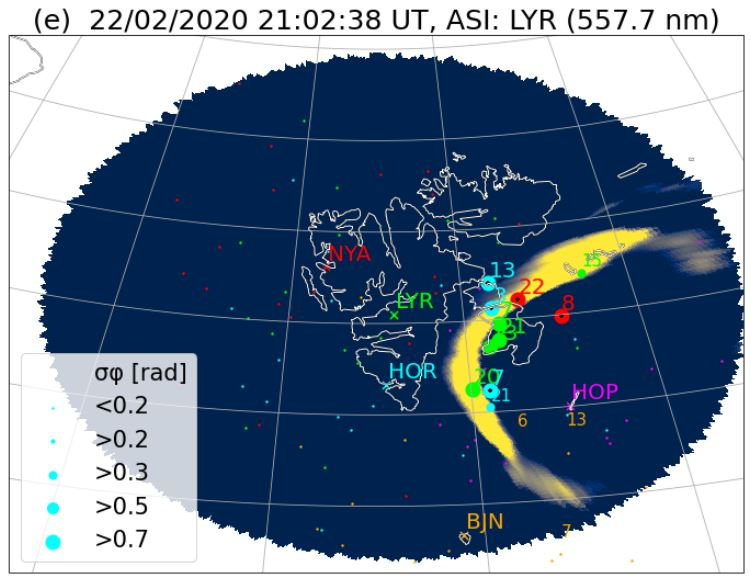
#> input picture nordlys3.JPG, 751 x 577 px, found by its file name
$ python threshold_segmentation.py
#> lines starting #> are read from the running program, lines starting #| are printed output that depends on the picture; after the words box and inside, x2 and y2 are one past the last pixel; in counts of white or black regions, pixels touching at a corner belong together
# SEGMENTATION
import numpy as np
import cv2
from matplotlib import pyplot as plt

#In Otsu’s Segmentation, the input image is first processed, and then we try
#to obtain the histogram of the image, which will show the distribution of
#pixels in the image. Here we focus on peak value. The next step is to compute
# the threshold value and compare it with the image pixels. Set the pixel to
# white; if they are greater than the threshold else, set it to black.

#Thus, it performs automatic thresholding. This method is not suitable for
#noisy images. Applications include scanning documents, recognizing patterns.


img = cv2.imread(r'nordlys3.jpg')
#> img is the input picture: shape (577, 751, 3); mean B, G, R 144.6, 123.4, 104.3
b,g,r = cv2.split(img)
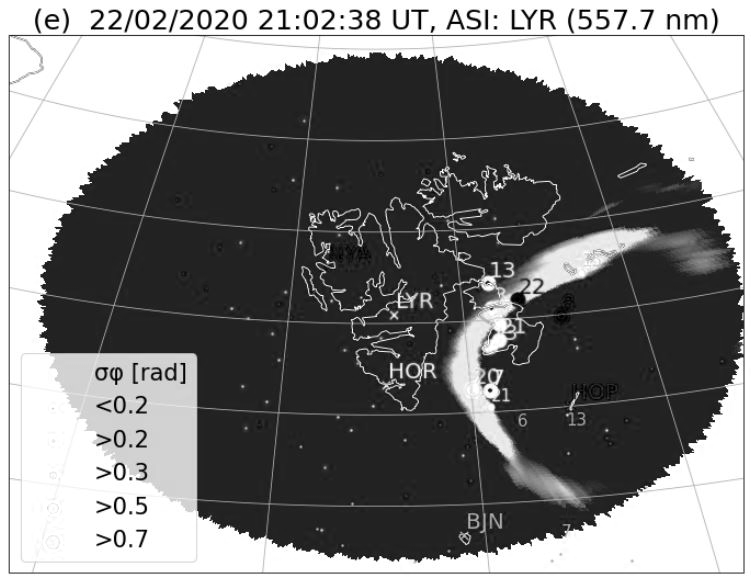
#> g: shape (577, 751); min 0, max 255, mean 123.4
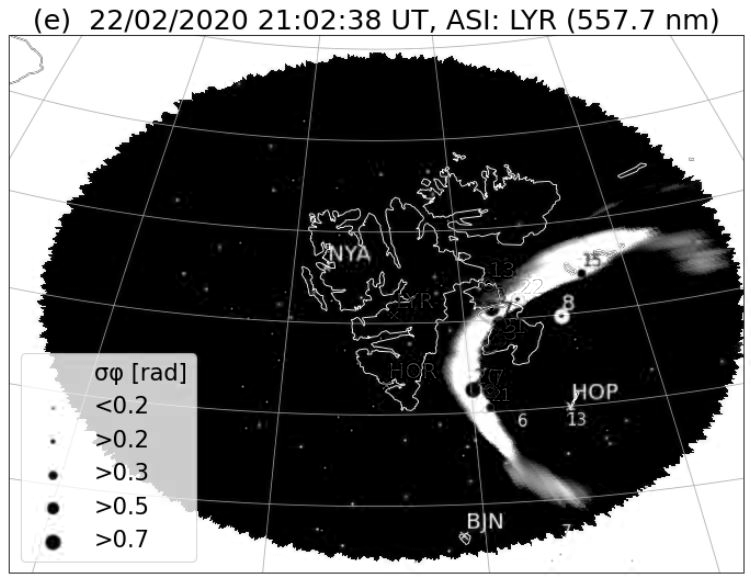
#> r: shape (577, 751); min 0, max 255, mean 104.3
rgb_img = cv2.merge([r,g,b])
gray = cv2.cvtColor(img,cv2.COLOR_BGR2GRAY)
ret, thresh = cv2.threshold(gray,0,255,cv2.THRESH_BINARY_INV+cv2.THRESH_OTSU)
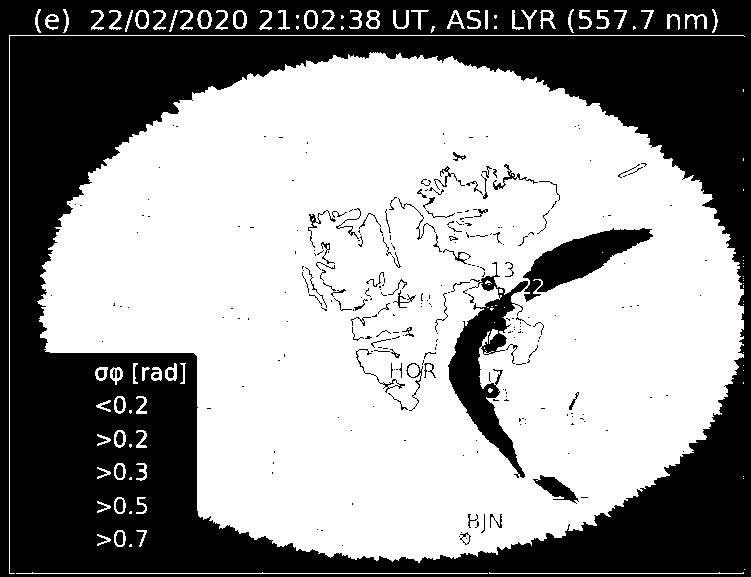
#> thresh: shape (577, 751); 59.2% white; 294 black regions (213 under 20 px), largest, box (x1, y1, x2, y2) and area: (0, 0, 751, 577) 162469, (448, 262, 528, 478) 5401, (523, 228, 653, 302) 3805
#> ret = 138
# noise removal
kernel = np.ones((2,2),np.uint8)
#opening = cv2.morphologyEx(thresh,cv2.MORPH_OPEN,kernel, iterations = 2)
closing = cv2.morphologyEx(thresh,cv2.MORPH_CLOSE,kernel, iterations = 2)
#> closing: shape (577, 751); 60.2% white; 42 black regions (18 under 20 px), largest, box (x1, y1, x2, y2) and area: (0, 0, 751, 577) 161880, (451, 283, 530, 479) 4704, (526, 230, 654, 303) 3774
# sure background area
sure_bg = cv2.dilate(closing,kernel,iterations=3)
#> sure_bg: shape (577, 751); 64.8% white; 34 black regions (18 under 20 px), largest, box (x1, y1, x2, y2) and area: (0, 0, 751, 577) 145129, (454, 298, 524, 476) 3489, (530, 234, 652, 294) 2984
# Finding sure foreground area
dist_transform = cv2.distanceTransform(sure_bg,cv2.DIST_L2,3)
# Threshold
ret, sure_fg = cv2.threshold(dist_transform,0.1*dist_transform.max(),255,0)
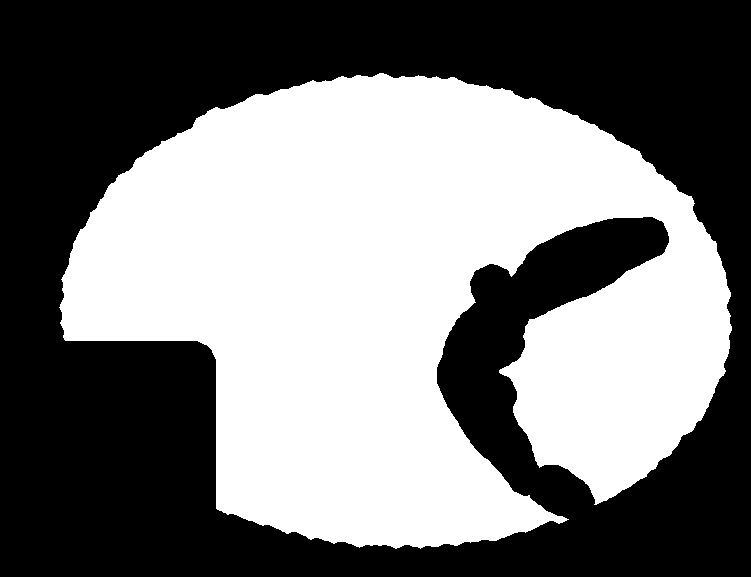
#> sure_fg: shape (577, 751) float32; 47.7% white; 1 white region, box (x1, y1, x2, y2) and area: (59, 73, 732, 549) 206706
#> ret = 17.09
# Finding unknown region
sure_fg = np.uint8(sure_fg)
unknown = cv2.subtract(sure_bg,sure_fg)
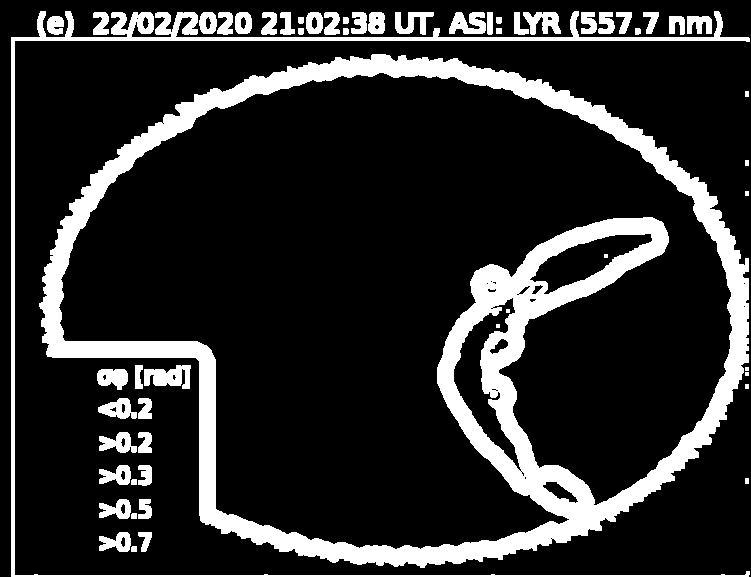
#> unknown: shape (577, 751); 17.1% white; 57 white regions (5 under 20 px), largest, box (x1, y1, x2, y2) and area: (39, 54, 749, 568) 53669, (11, 11, 750, 577) 8727, (144, 365, 191, 389) 751
# Marker labelling
ret, markers = cv2.connectedComponents(sure_fg)
#> ret = 2
# Add one to all labels so that sure background is not 0, but 1
markers = markers+1
# Now, mark the region of unknown with zero
markers[unknown==255] = 0
markers = cv2.watershed(img,markers)
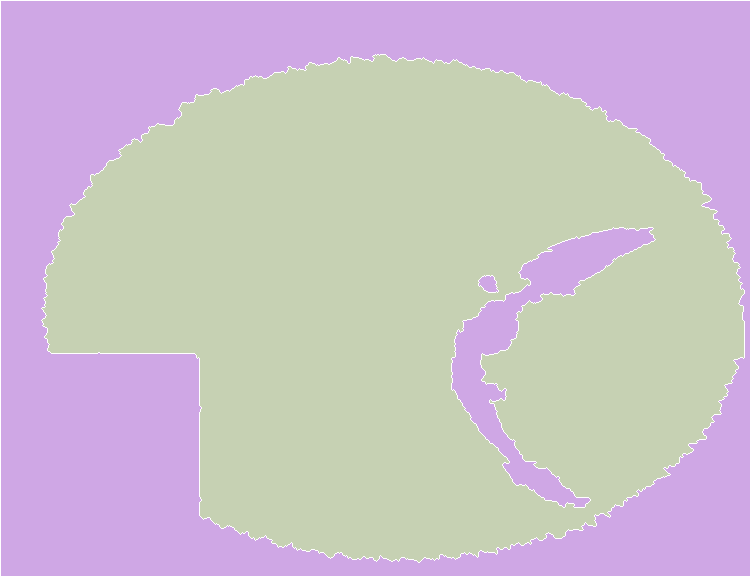
#> markers: shape (577, 751) int32; 3 distinct labels, from -1 to 2; one colour per label, 0 black, -1 white
img[markers == -1] = [255,0,0]
#> img: shape (577, 751, 3); 1.37% of pixels changed, all inside (x1, y1, x2, y2) = (0, 0, 751, 577)
plt.subplot(211),plt.imshow(rgb_img)
plt.title('Input Image'), plt.xticks([]), plt.yticks([])
plt.subplot(212),plt.imshow(thresh, 'gray')
plt.imsave(r'thresh.png',thresh)
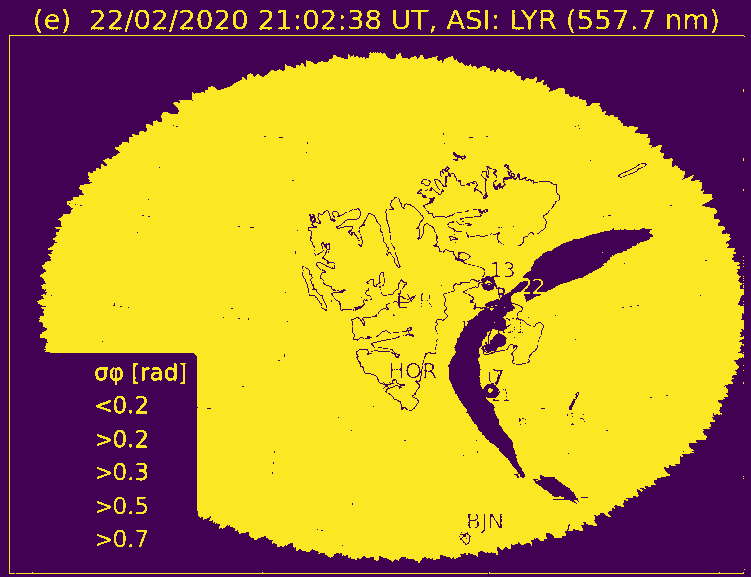
#> saved as thresh.png: shape (577, 751, 3); mean R, G, B 177.4, 137.1, 55.6
plt.title("Otsu's binary threshold"), plt.xticks([]), plt.yticks([])
plt.tight_layout()
plt.show()

$ run again, with nordlys1.JPG copied over nordlys3.JPG
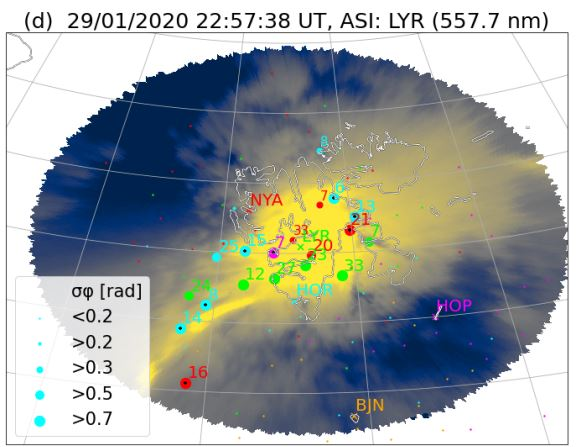
#> input picture nordlys1.JPG, 577 x 447 px, found by its file name
#> img is the input picture: shape (447, 577, 3); mean B, G, R 160.6, 164.1, 158.8
#> `ret, thresh = cv2.threshold(gray,0,255,cv2.THRESH_BINARY_INV+cv2.THRES..`:
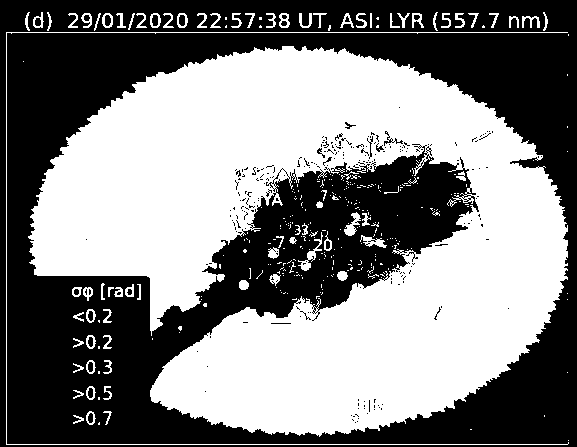
#> thresh: shape (447, 577); 50.4% white; 239 black regions (215 under 20 px), largest, box (x1, y1, x2, y2) and area: (0, 0, 577, 447) 126270, (384, 131, 403, 146) 63, (179, 15, 185, 26) 59
#> `ret, thresh = cv2.threshold(gray,0,255,cv2.THRESH_BINARY_INV+cv2.THRES..`: ret = 162
#> closing: shape (447, 577); 51.7% white; 28 black regions (9 under 20 px), largest, box (x1, y1, x2, y2) and area: (0, 0, 577, 447) 123937, (181, 17, 187, 28) 59, (154, 17, 160, 28) 58
#> sure_bg: shape (447, 577); 59% white; 41 black regions (34 under 20 px), largest, box (x1, y1, x2, y2) and area: (0, 0, 577, 447) 104365, (356, 161, 418, 194) 928, (101, 20, 130, 34) 86
#> `ret, sure_fg = cv2.threshold(dist_transform,0.1*dist_transform.max(),2..`: ret = 9.21
#> unknown: shape (447, 577); 17.6% white; 56 white regions (9 under 20 px), largest, box (x1, y1, x2, y2) and area: (30, 48, 573, 442) 27711, (8, 14, 574, 447) 7649, (271, 220, 340, 299) 1885
#> `ret, markers = cv2.connectedComponents(sure_fg)`: ret = 3
#> img: shape (447, 577, 3); 1.81% of pixels changed, all inside (x1, y1, x2, y2) = (0, 0, 577, 447)
#> `plt.imsave(r'thresh.png',thresh)`:
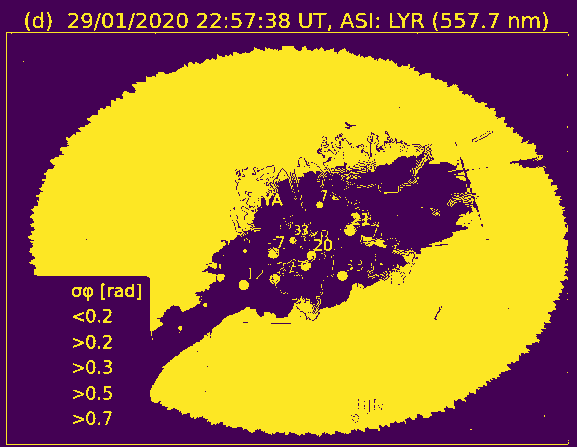
#> saved as thresh.png: shape (447, 577, 3); mean R, G, B 161.3, 116.9, 59.8

$ run again, with nordlys2.JPG copied over nordlys3.JPG
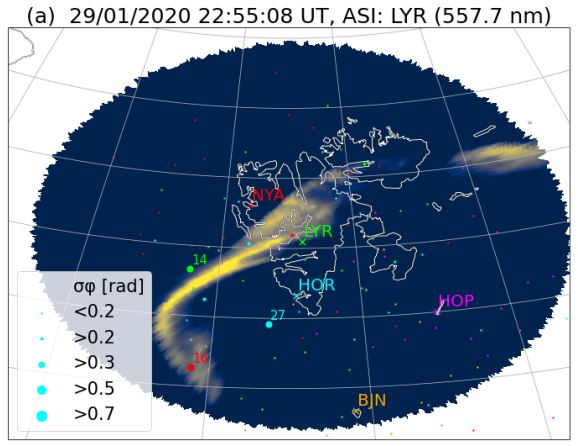
#> input picture nordlys2.JPG, 578 x 446 px, found by its file name
#> img is the input picture: shape (446, 578, 3); mean B, G, R 147.4, 124.4, 106.3
#> `ret, thresh = cv2.threshold(gray,0,255,cv2.THRESH_BINARY_INV+cv2.THRES..`:
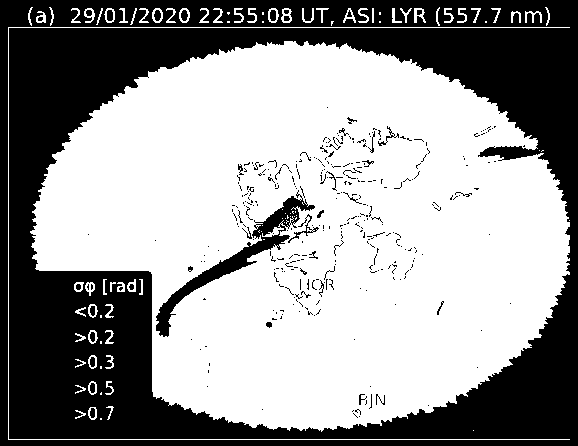
#> thresh: shape (446, 578); 59.3% white; 345 black regions (307 under 20 px), largest, box (x1, y1, x2, y2) and area: (0, 0, 578, 446) 99119, (156, 190, 315, 337) 2925, (288, 214, 319, 243) 133
#> `ret, thresh = cv2.threshold(gray,0,255,cv2.THRESH_BINARY_INV+cv2.THRES..`: ret = 140
#> closing: shape (446, 578); 60.5% white; 24 black regions (6 under 20 px), largest, box (x1, y1, x2, y2) and area: (0, 0, 578, 446) 98633, (158, 237, 291, 338) 1916, (255, 198, 316, 239) 650
#> sure_bg: shape (446, 578); 66.5% white; 27 black regions (19 under 20 px), largest, box (x1, y1, x2, y2) and area: (0, 0, 578, 446) 84468, (161, 240, 291, 338) 1190, (485, 152, 541, 162) 293
#> `ret, sure_fg = cv2.threshold(dist_transform,0.1*dist_transform.max(),2..`: ret = 12.95
#> unknown: shape (446, 578); 17.2% white; 33 white regions (1 under 20 px), largest, box (x1, y1, x2, y2) and area: (32, 43, 575, 437) 28054, (10, 9, 575, 445) 8196, (105, 281, 148, 300) 596
#> `ret, markers = cv2.connectedComponents(sure_fg)`: ret = 2
#> img: shape (446, 578, 3); 1.67% of pixels changed, all inside (x1, y1, x2, y2) = (0, 0, 578, 446)
#> `plt.imsave(r'thresh.png',thresh)`:
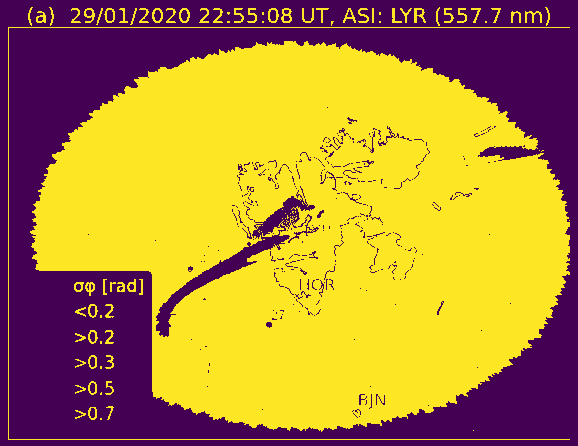
#> saved as thresh.png: shape (446, 578, 3); mean R, G, B 177.8, 137.4, 55.5
